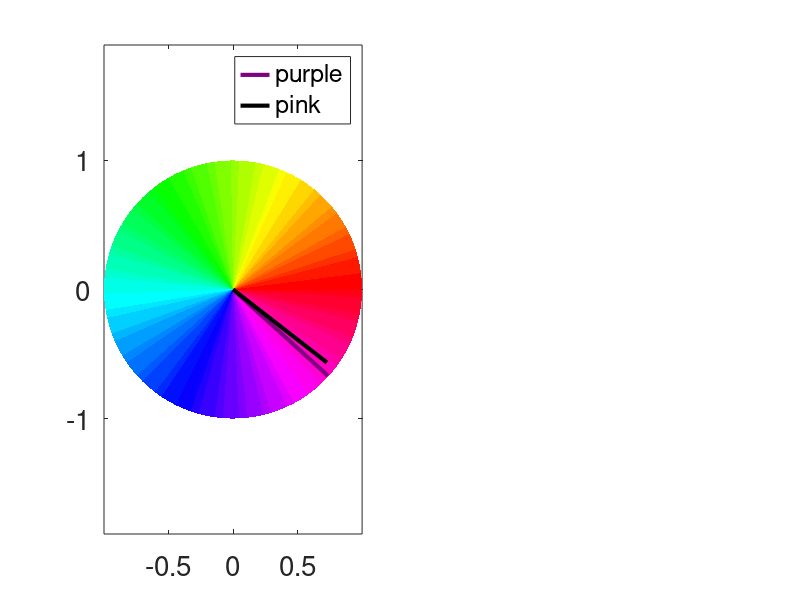

The MATLAB source for this figure: (Note: this script raises an error after producing the figure.)
% Luong Nguyen
% June 12th
% create figure for the abstract. 

standard_purple_rgb = [128,1,128];
%standard_purple_rgb = [64,1,128];
standard_pink_rgb = [255,20,147];
% purp_pink_image = zeros(100,200,3);
% purp_pink_image(:,1:100,1) = standard_purple_rgb(1);
% purp_pink_image(:,1:100,2) = standard_purple_rgb(2);
% purp_pink_image(:,1:100,3) = standard_purple_rgb(3);
% purp_pink_image(:,101:end,1) = standard_pink_rgb(1);
% purp_pink_image(:,101:end,2) = standard_pink_rgb(2);
% purp_pink_image(:,101:end,3) = standard_pink_rgb(3);
% purp_pink_image =uint8(purp_pink_image);
% imwrite(purp_pink_image,'purp_pink_image.tif')
% I = imread('purp_pink_image.tif'); imshow(I,[]);

standard_purple_hsv = rgb2hsv(standard_purple_rgb);
standard_pink_hsv = rgb2hsv(standard_pink_rgb);
[x_purple, y_purple] = pol2cart(standard_purple_hsv(1) - pi/2,standard_purple_hsv(2));
[x_pink, y_pink] = pol2cart(standard_pink_hsv(1)- pi/2,standard_pink_hsv(2));
r = linspace(0,1,10);
theta = linspace(0, 2*pi, 100);
[rg, thg] = meshgrid(r,theta);
[x,y] = pol2cart(thg,rg);

%%
h = figure; subplot(1,2,1);
h0 = pcolor(x,y,thg);
colormap(hsv);
hold on
h1 = plot([0 x_purple],[0 y_purple],'-', 'LineWidth',3,'Color',standard_purple_rgb./255);
h2 = plot([0 x_pink],[0 y_pink],'-', 'LineWidth',3,'Color','k'); %standard_pink_rgb./255);
legend([h1, h2],'purple', 'pink')
set(gca,'FontSize',20);
shading flat;
axis equal;

%%
% new color space
workdir = '/Users/lun5/Research/color_deconvolution'; 
resultdir = fullfile(workdir, 'results',datestr(now,'yymmdd'));

if ~exist(resultdir,'dir')
    mkdir(resultdir);
end

training1 = load([workdir filesep 'training_pink_purple.mat'],'training_data');
training2 = load([workdir filesep 'results' filesep '140428' filesep  'training_pink_purple.mat'],'training_data');
training3 = load([workdir filesep 'results' filesep '140507' filesep  'training_pink_purple.mat'],'training_data');
%training_data = [training1.training_data training2.training_data];
training_data = training3.training_data(:,1:4000);
[U,D,V] = svd(training_data,0);
rotation_matrix = [-U(:,1) U(:,2:3)]'; % this is correct one
% plot the sic coordinates
options = struct('Normalize','on');
mu_s = 4; sigma_s = 2;
training_sic = rgb2sic(training_data,mu_s, sigma_s, rotation_matrix, options); 
standard_purple_sic = rgb2sic(standard_purple_rgb', mu_s, sigma_s, rotation_matrix, options);
standard_pink_sic = rgb2sic(standard_pink_rgb', mu_s, sigma_s, rotation_matrix, options);
% scatter plot of training data
subplot(1,2,2);
h3 =figure; 
scatter(training_sic(1,:),training_sic(2,:),20,training_data'./255,'filled');
hold on
%xlabel('s1','FontSize',15);ylabel('s2','FontSize',15);
%line([-1 1],[0 0],'Color','k')
%line([0 0],[-1 1],'Color','k')
h4 = plot([0 standard_purple_sic(1)],[0 standard_purple_sic(2)],'-', 'LineWidth',3,'Color',standard_purple_rgb./255);
h5 = plot([0 standard_pink_sic(1)],[0 standard_pink_sic(2)],'-', 'LineWidth',3,'Color','k'); %standard_pink_rgb./255);
legend([h4, h5],'purple', 'pink');
hold off
title('Color opponency 2D representation','FontSize',15);
axis([-1 1 -1 1])
set(gca,'FontSize',20); 
axis equal
%grid on
%print(h3,'-dtiff', [resultdir filesep 'trainingCOspace' datestr(now,'hhMM') '.tiff']);

